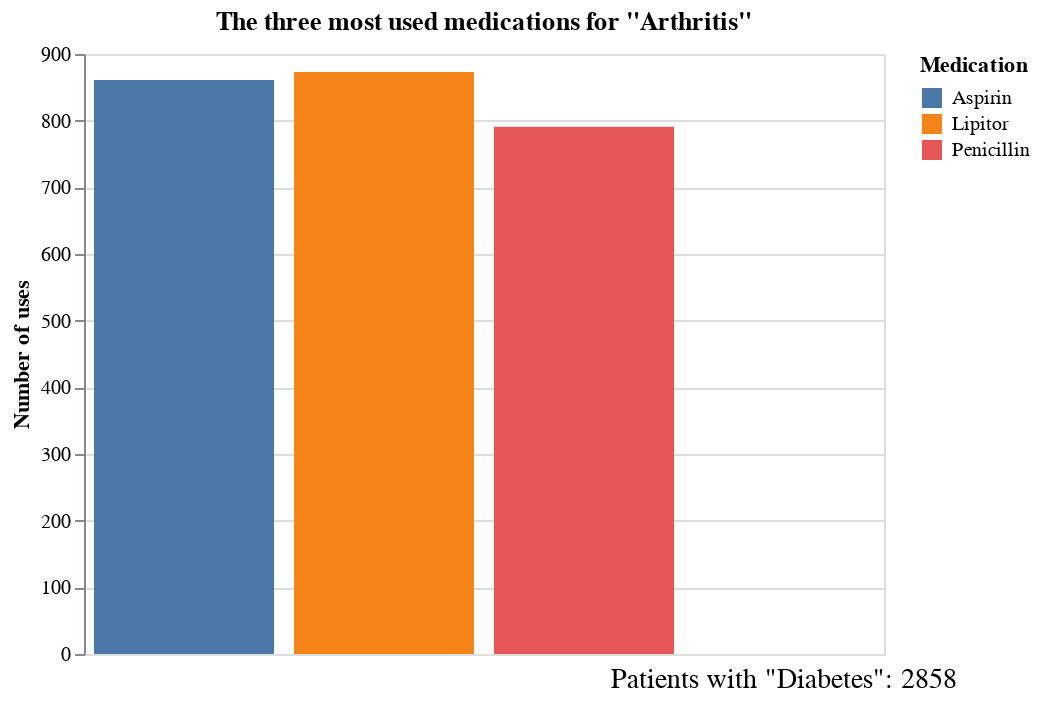

The cell this chart's notebook holds for it:
### Markdown cell above
Artritis: medicamentos más usados, costo total en promedio, diás de estancia en promedio...

### Code cell
#Los tres medicamentos más utilizados en Artritis#

# Filtrar las filas donde "Medical Conditions" es "Arthritis"
df_arthritis = df_1[df_1['Medical Condition'] == 'Arthritis']

# Contar las ocurrencias de cada objeto en "Medicamentos"
conteos_medicamentos_arthritis = df_arthritis['Medication'].value_counts()

total_arthritis  = len(df_arthritis)

# Seleccionar los 3 medicamentos más frecuentes
top_3_medicamentos_arthritis = conteos_medicamentos_arthritis.head(3).reset_index()
top_3_medicamentos_arthritis.columns = ['Medication', 'Count']

# Crear una gráfica de barras con Altair
grafico_barras = alt.Chart(top_3_medicamentos_arthritis).mark_bar().encode(
    x=alt.X('Medication:O', title='Medication'),
    y=alt.Y('Count:Q', title='Number of uses', axis=alt.Axis(format='d')),
    color='Medication:N',
    tooltip=[alt.Tooltip(field='Medication', type='nominal', title='Medication'),
             alt.Tooltip(field='Count', type='quantitative', title='Number of uses')]
).properties(
    title='The three most used medications for "Arthritis"',
    width=400,  # Ajusta el ancho del gráfico
    height=300  # Ajusta la altura del gráfico
)

# Crear un DataFrame para el texto total
df_texto_total_arthritis = pd.DataFrame({
    'x': [0],
    'y': [0],
    'texto': [f'Patients with "Arthritis": {total_arthritis}']
})

# Crear el gráfico de texto
texto_total_arthritis = alt.Chart(df_texto_total_arthritis).mark_text(
    align='center',
    baseline='bottom',
    fontSize=14,
    dy=170  # Ajusta la posición vertical del texto
).encode(
    x=alt.X('x:O', axis=None),
    y=alt.Y('y:O', axis=None),
    text='texto:N'
).properties(
    width=400,  # Ancho para el gráfico de texto
    height=300  # Altura para el gráfico de texto
)

#Calcular el gasto promedio por estancia hospitalaria

total_billing_amount_a = int(df_arthritis['Billing Amount'].sum())

# Calculamos el promedio de los valores en la columna "Billing Amount" para los registros con "Arthritis"
average_billing_amount_a = int(df_arthritis['Billing Amount'].mean())

#Calculamos el tiempo de estancia promedio de un paciente con Artritis

average_hospitalization_days_a = df_arthritis['Hospitalization Days'].mean()

# Agrupa por número de días de hospitalización y calcula el costo promedio
average_cost_by_days_a = df_arthritis.groupby('Hospitalization Days')['Billing Amount'].mean().reset_index()

# Combinar el gráfico de barras y el gráfico de texto
grafico_final = grafico_barras + texto_total

print(f'Average days of hospitalization for patients with arthritis: {average_hospitalization_days_a:.2f} days')
print(f'Average cost of hospitalization for arthritis: {average_billing_amount_a}')
grafico_final

### Figure 1 — Vega-Lite specification as saved in the notebook (floating-point values rounded to 4 significant figures)
{"config": {"view": {"continuousWidth": 400, "continuousHeight": 300}}, "layer": [{"data": {"name": "data-6ccf84fa0c3848c240a009c07af48b76"}, "mark": "bar", "encoding": {"color": {"field": "Medication", "type": "nominal"}, "tooltip": [{"field": "Medication", "title": "Medication", "type": "nominal"}, {"field": "Count", "title": "Number of uses", "type": "quantitative"}], "x": {"field": "Medication", "title": "Medication", "type": "ordinal"}, "y": {"axis": {"format": "d"}, "field": "Count", "title": "Number of uses", "type": "quantitative"}}, "height": 300, "title": "The three most used medications for \"Arthritis\"", "width": 400}, {"data": {"name": "data-0f5dfe4f98685a32acac840ebf73e4c0"}, "mark": {"type": "text", "align": "center", "baseline": "bottom", "dy": 170, "fontSize": 14}, "encoding": {"text": {"field": "texto", "type": "nominal"}, "x": {"axis": null, "field": "x", "type": "ordinal"}, "y": {"axis": null, "field": "y", "type": "ordinal"}}, "height": 300, "width": 400}], "$schema": "https://vega.github.io/schema/vega-lite/v4.17.0.json", "datasets": {"data-6ccf84fa0c3848c240a009c07af48b76": [{"Medication": "Lipitor", "Count": 873}, {"Medication": "Aspirin", "Count": 861}, {"Medication": "Penicillin", "Count": 791}], "data-0f5dfe4f98685a32acac840ebf73e4c0": [{"x": 0, "y": 0, "texto": "Patients with \"Diabetes\": 2858"}]}}
